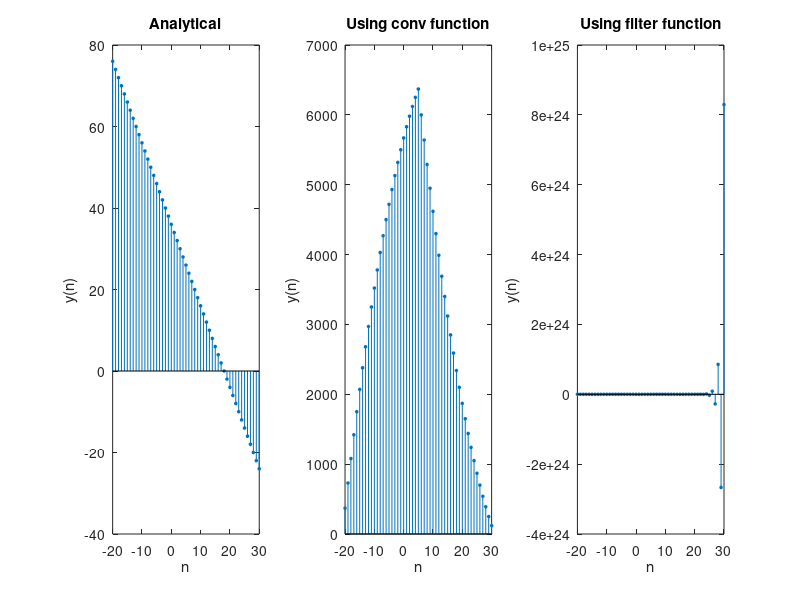

Reproduce this figure in MATLAB.

n = [-20:30]; x = n-(n-5); h = (n-2)-(n-8)-(n-11)-(n-17);
Hf_1 = figure; set(Hf_1,'NumberTitle','off','Name','2b');

% (a) Plot of the analytical convolution
y1 = ((n-3)-(n-9)-(n-12)-(n-18))
subplot(1,3,1); Hs1 = stem(n,y1,'filled'); set(Hs1,'markersize',2);
title('Analytical'); xlabel('n'); ylabel('y(n)');

% (b) Plot using the conv function and truncated sequences
x2 = x(1:26); h2 = h(1:26); y2 = conv(h2,x2)
subplot(1,3,2); Hs2 = stem(n,y2,'filled'); set(Hs2,'markersize',2);
title('Using conv function'); xlabel('n'); ylabel('y(n)');

% (c) Plot of the convolution using the filter function
y3 = filter([1],[2,8,11,17],x)
subplot(1,3,3); Hs3 = stem(n,y3,'filled'); set(Hs3,'markersize',2);
title('Using filter function'); xlabel('n'); ylabel('y(n)');



